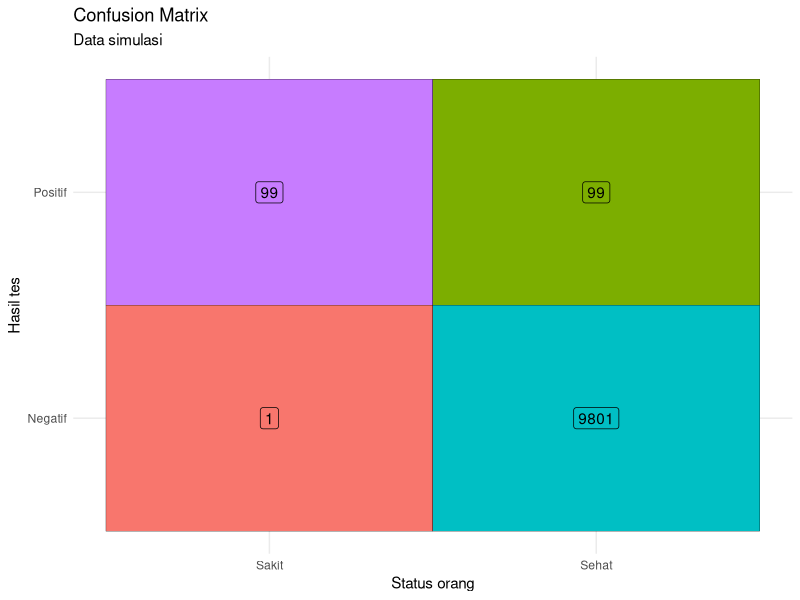
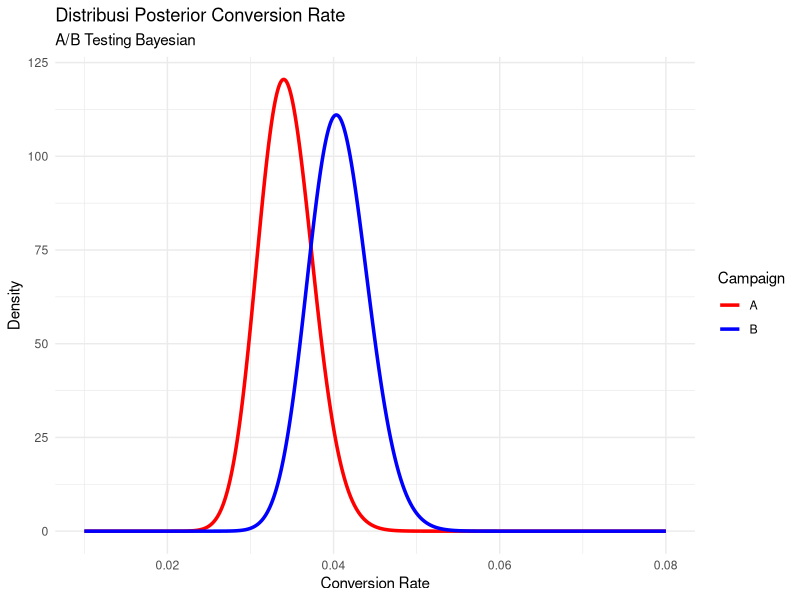
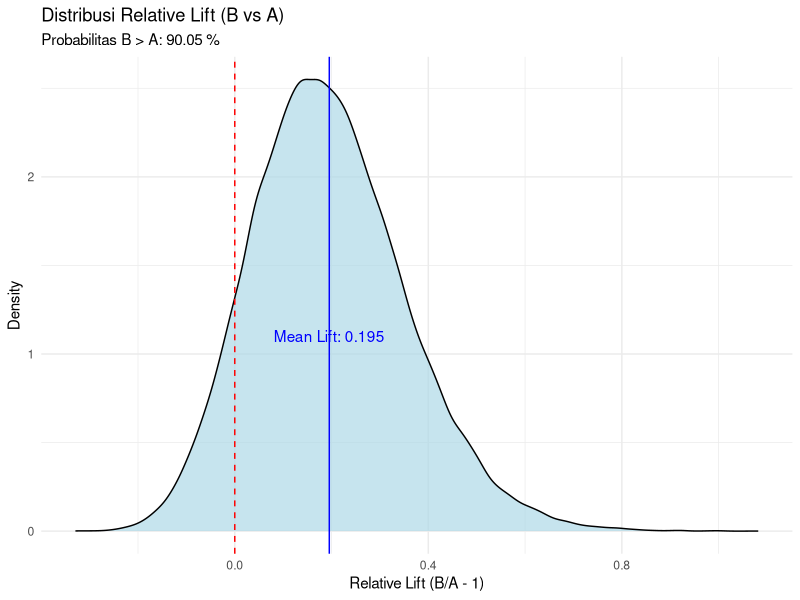
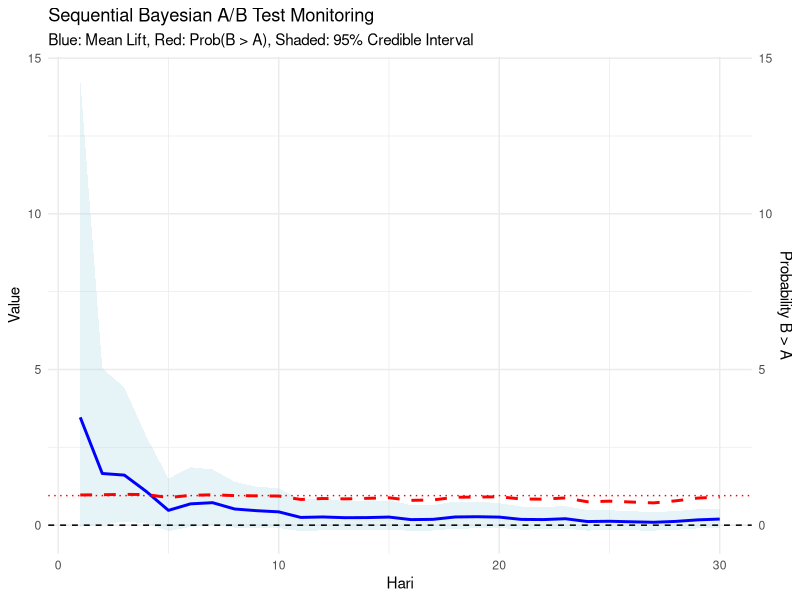

These figures' R source, in order:
## ---- chunk 1
#| include: false

rm(list=ls())
library(dplyr)
library(ggplot2)
## ---- chunk 2
# Probabilitas prior
P_S              = 0.01  # Probabilitas sakit
P_Tplus_given_S  = 0.99  # Probabilitas tes positif jika sakit
P_Tminus_given_H = 0.99  # Probabilitas tes negatif jika sehat

# Probabilitas sehat
P_H = 1 - P_S  # 0.99

# Probabilitas tes positif jika sehat (False Positive)
P_Tplus_given_H = 1 - P_Tminus_given_H  # 1 - 0.99 = 0.01

# Probabilitas marginal tes positif
P_Tplus = (P_Tplus_given_S * P_S) + (P_Tplus_given_H * P_H)

# Teorema Bayes: P(S|T+) = [P(T+|S) × P(S)] / P(T+)
P_S_given_Tplus = (P_Tplus_given_S * P_S) / P_Tplus
P_S_given_Tplus
## ---- chunk 3
# Analisis dengan populasi 10,000 orang
populasi = 10000

# Jumlah yang sakit dan sehat
sakit = populasi * P_S      
sehat = populasi * P_H      

# Tes positif pada orang sakit (True Positive)
TP <- sakit * P_Tplus_given_S 

# Tes positif pada orang sehat (False Positive)
FP <- sehat * P_Tplus_given_H  

# Total tes positif
total_positif <- TP + FP

# Probabilitas sakit jika tes positif
prob_sakit_jika_positif <- TP / total_positif
## ---- chunk 4
#| echo: false

# Data untuk visualisasi
data_visual <- data.frame(
  Kategori = c("Sakit & Tes +", "Sakit & Tes -", "Sehat & Tes +", "Sehat & Tes -"),
  Jumlah = c(TP, sakit - TP, FP, sehat - FP),
  Warna = c("TP", "FN", "FP", "TN")
)

data.frame(status  = c("Sakit","Sakit","Sehat","Sehat"),
           tes     = c("Positif","Negatif","Positif","Negatif"),
           jml_org = c(TP, sakit - TP, FP, sehat - FP),
           warna   = c("TP", "FN", "FP", "TN")) |> 
  mutate(jml_org = floor(jml_org)) |> 
  ggplot(aes(x = status,
             y = tes,
             fill = warna)) +
  geom_tile(color = "black") +
  geom_label(aes(label = jml_org)) +
  theme_minimal() +
  labs(title = "Confusion Matrix",
       subtitle = "Data simulasi",
       x = "Status orang",
       y = "Hasil tes") +
  theme(legend.position = "none")

cat("Analisis Populasi 10.000 orang:\n")
cat("Jumlah sakit:", sakit, "orang\n")
cat("Jumlah sehat:", sehat, "orang\n")
cat("True Positive (sakit dan tes positif):", TP, "orang\n")
cat("False Positive (sehat tapi tes positif):", FP, "orang\n")
cat("Total tes positif:", total_positif, "orang\n")
cat("Probabilitas sakit jika tes positif:", round(prob_sakit_jika_positif, 4), "=", round(prob_sakit_jika_positif * 100, 1), "%\n")
## ---- chunk 5
#| include: false
rm(list=ls())

# Data dummy A/B test selama 30 hari
set.seed(123) # untuk reproducibility

# Versi A (control)
data_A <- data.frame(
  nama = "Campaign A",
  hari = 1:30,
  pengunjung = rep(100, 30),
  konversi = rbinom(30, 100, 0.03) # true conversion rate 3%
)

# Versi B (variation) 
data_B <- data.frame(
  nama = "Campaign B",
  hari = 1:30,
  pengunjung = rep(100, 30),
  konversi = rbinom(30, 100, 0.045) # true conversion rate 4.5%
)
## ---- chunk 6
#| echo: false

data_A |> knitr::kable()
data_B |> knitr::kable()


# Ringkasan data
cat("Ringkasan Data A/B Test:\n")
cat("Versi A - Total konversi:", sum(data_A$konversi), "dari", sum(data_A$pengunjung), 
    "pengunjung (", round(mean(data_A$konversi/data_A$pengunjung), 4), ")\n")
cat("Versi B - Total konversi:", sum(data_B$konversi), "dari", sum(data_B$pengunjung), 
    "pengunjung (", round(mean(data_B$konversi/data_B$pengunjung), 4), ")\n")
## ---- chunk 7
# Prior non-informatif (tidak ada asumsi awal)
# Beta(1,1) = Uniform distribution
alpha_prior = 1
beta_prior  = 1
## ---- chunk 8
# Hitung posterior parameters
posterior_A = c(
  alpha = alpha_prior + sum(data_A$konversi),
  beta  = beta_prior + (sum(data_A$pengunjung) - sum(data_A$konversi))
)

posterior_B = c(
  alpha = alpha_prior + sum(data_B$konversi),
  beta = beta_prior + (sum(data_B$pengunjung) - sum(data_B$konversi))
)
## ---- chunk 9
#| echo: false

cat("Parameter Posterior:\n")
cat("Versi A: Beta(", posterior_A["alpha"], ",", posterior_A["beta"], ")\n")
cat("Versi B: Beta(", posterior_B["alpha"], ",", posterior_B["beta"], ")\n")
## ---- chunk 10
#| echo: false

# Generate data untuk plotting
x <- seq(0.01, 0.08, length.out = 1000)

plot_data <- data.frame(
  conversion_rate = x,
  A = dbeta(x, posterior_A["alpha"], posterior_A["beta"]),
  B = dbeta(x, posterior_B["alpha"], posterior_B["beta"])
) %>%
  tidyr::pivot_longer(cols = c(A, B), names_to = "Versi", values_to = "density")

# Plot distribusi posterior
ggplot(plot_data, aes(x = conversion_rate, y = density, color = Versi)) +
  geom_line(size = 1.2) +
  labs(
    title = "Distribusi Posterior Conversion Rate",
    subtitle = "A/B Testing Bayesian",
    x = "Conversion Rate",
    y = "Density",
    color = "Campaign"
  ) +
  scale_color_manual(values = c("A" = "red", "B" = "blue")) +
  theme_minimal()
## ---- chunk 11
# Simulasi Monte Carlo
n_simulations = 100000

# Sample dari posterior distributions
samples_A = rbeta(n_simulations, posterior_A["alpha"], posterior_A["beta"])
samples_B = rbeta(n_simulations, posterior_B["alpha"], posterior_B["beta"])

# Probabilitas B > A
prob_B_better = mean(samples_B > samples_A)

# Berapa kali B better
berapa_kali_B = sum(samples_B > samples_A)
## ---- chunk 12
#| echo: false

cat("\nBerapa kali kejadian conversion rate campaign B lebih baik daripada conversion rate campaign A:", berapa_kali_B, "kali")

cat("\nProbabilitas B lebih baik daripada A:", round(prob_B_better, 4), 
    "(", round(prob_B_better * 100, 2), "% )\n")
## ---- chunk 13
# Hitung lift (improvement)
lift          = (samples_B - samples_A) / samples_A
relative_lift = samples_B - samples_A

# Analisis lift
lift_summary <- data.frame(
  metric = c("Mean Lift", "Median Lift", "95% CI Lower", "95% CI Upper"),
  value = c(
    mean(lift),
    median(lift),
    quantile(lift, 0.025),
    quantile(lift, 0.975)
  )
)
## ---- chunk 14
#| echo: false

lift_summary |> knitr::kable()
## ---- chunk 15
#| echo: false

lift_data = data.frame(lift = lift)

ggplot(lift_data, aes(x = lift)) +
  geom_density(fill = "lightblue", alpha = 0.7) +
  geom_vline(xintercept = 0, linetype = "dashed", color = "red") +
  geom_vline(xintercept = mean(lift), linetype = "solid", color = "blue") +
  labs(
    title = "Distribusi Relative Lift (B vs A)",
    subtitle = paste("Probabilitas B > A:", round(prob_B_better * 100, 2), "%"),
    x = "Relative Lift (B/A - 1)",
    y = "Density"
  ) +
  annotate("text", x = mean(lift), y = 1, 
           label = paste("Mean Lift:", round(mean(lift), 3)), 
           color = "blue", vjust = -1) +
  theme_minimal()
## ---- chunk 16
# Expected loss jika memilih salah satu versi
expected_loss_A <- mean(pmax(samples_B - samples_A, 0))  # Loss jika pilih A padahal B lebih baik
expected_loss_B <- mean(pmax(samples_A - samples_B, 0))  # Loss jika pilih B padahal A lebih baik
## ---- chunk 17
#| echo: false

cat("\nExpected Loss Analysis:\n")
cat("Expected Loss jika pilih A:", round(expected_loss_A, 5), "\n")
cat("Expected Loss jika pilih B:", round(expected_loss_B, 5), "\n")

if(expected_loss_B < 0.001) {  # Threshold praktis
  cat("Kesimpulan: B secara praktis lebih baik (expected loss lebih kecil)\n")
} else if(prob_B_better > 0.95) {
  cat("Kesimpulan: B kemungkinan besar lebih baik (prob > 95%)\n")
} else {
  cat("Kesimpulan: Perlu lebih banyak data\n")
}
## ---- chunk 18
#| echo: false

# Fungsi untuk sequential analysis
sequential_bayesian_abtest <- function(data_A, data_B) {
  n_days <- nrow(data_A)
  results <- data.frame(
    hari = 1:n_days,
    prob_B_better = numeric(n_days),
    mean_lift = numeric(n_days),
    credible_interval_lower = numeric(n_days),
    credible_interval_upper = numeric(n_days)
  )
  
  for(day in 1:n_days) {
    # Cumulative data sampai hari ke-i
    cumul_A <- data_A[1:day, ]
    cumul_B <- data_B[1:day, ]
    
    # Posterior parameters
    post_A_alpha <- 1 + sum(cumul_A$konversi)
    post_A_beta <- 1 + (sum(cumul_A$pengunjung) - sum(cumul_A$konversi))
    
    post_B_alpha <- 1 + sum(cumul_B$konversi)
    post_B_beta <- 1 + (sum(cumul_B$pengunjung) - sum(cumul_B$konversi))
    
    # Sampling
    samples_A <- rbeta(10000, post_A_alpha, post_A_beta)
    samples_B <- rbeta(10000, post_B_alpha, post_B_beta)
    
    # Calculate metrics
    results$prob_B_better[day] <- mean(samples_B > samples_A)
    lift <- (samples_B - samples_A) / samples_A
    results$mean_lift[day] <- mean(lift)
    results$credible_interval_lower[day] <- quantile(lift, 0.025)
    results$credible_interval_upper[day] <- quantile(lift, 0.975)
  }
  
  return(results)
}

# Jalankan sequential analysis
sequential_results <- sequential_bayesian_abtest(data_A, data_B)

# Plot sequential results
ggplot(sequential_results, aes(x = hari)) +
  geom_ribbon(aes(ymin = credible_interval_lower, ymax = credible_interval_upper), 
              fill = "lightblue", alpha = 0.3) +
  geom_line(aes(y = mean_lift), color = "blue", size = 1) +
  geom_line(aes(y = prob_B_better), color = "red", size = 1, linetype = "dashed") +
  geom_hline(yintercept = 0, linetype = "dashed") +
  geom_hline(yintercept = 0.95, linetype = "dotted", color = "red") +
  labs(
    title = "Sequential Bayesian A/B Test Monitoring",
    subtitle = "Blue: Mean Lift, Red: Prob(B > A), Shaded: 95% Credible Interval",
    x = "Hari",
    y = "Value"
  ) +
  scale_y_continuous(
    sec.axis = sec_axis(~., name = "Probability B > A")
  ) +
  theme_minimal()
